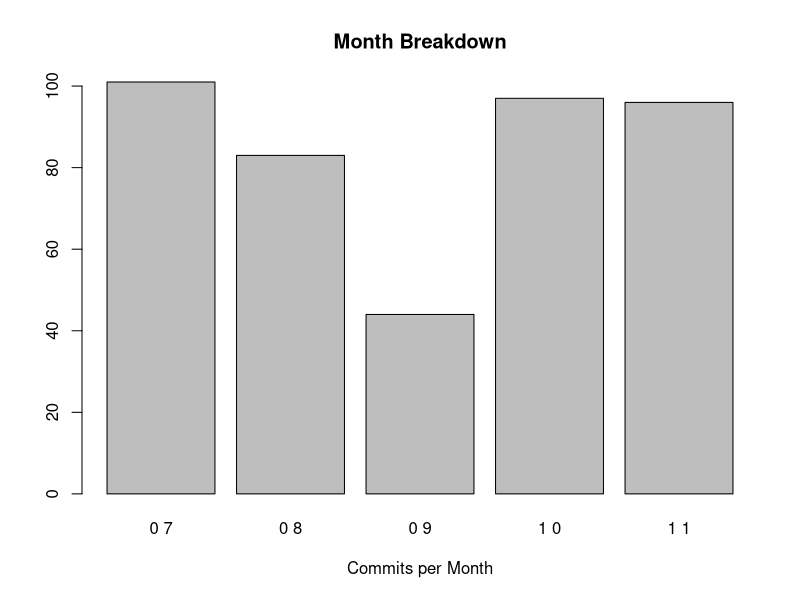
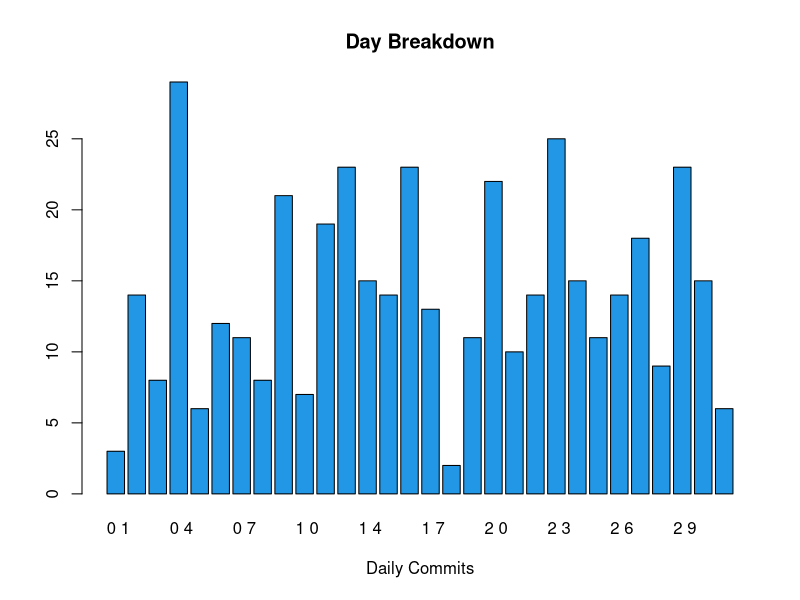
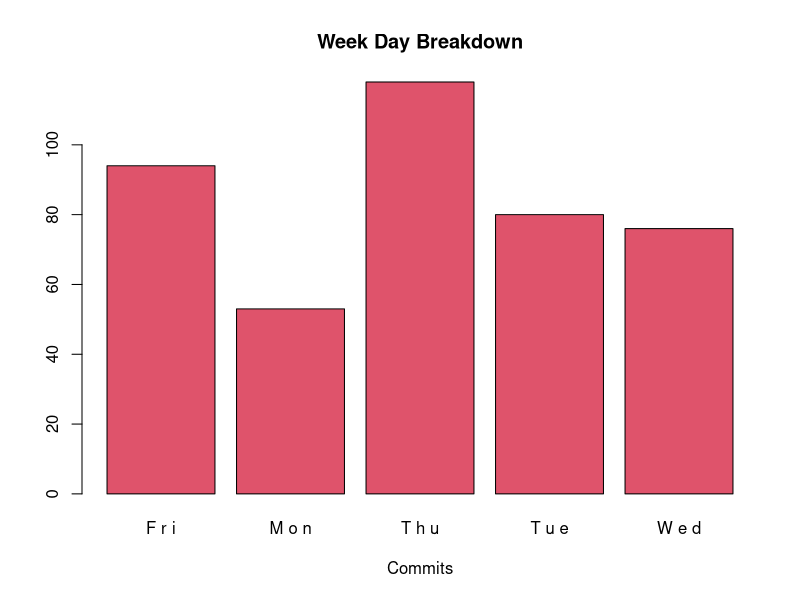

These charts were generated, in order, by the following R code:

getwd()
setwd("C:/Users/Colum/programming_for_big_data_ck/CA04")

days <- read.csv(file="days.csv",sep="-")
colnames(days) <- c("Year","Month","Day")
days
str(days)
summary(days)
counts <- table(days$Month)
barplot(counts, main="Month Breakdown",xlab="Commits per Month")
counts2 <- table(days$Day)
barplot(counts2, main="Day Breakdown",xlab="Daily Commits",col = 4)

week_days <- read.csv(file = "week_days.csv")
colnames(week_days) <- c("WeekDay")
week_days
str(week_days)
summary(week_days)
counts3 <- table(week_days)
barplot(counts3, main="Week Day Breakdown",xlab="Commits",col = 2)
